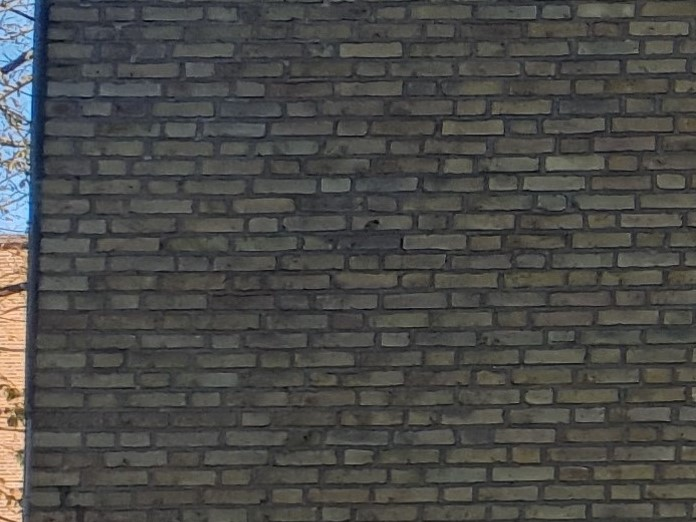
#> input picture croppedimages/bricks.jpg, 696 x 522 px
$ python image_edge_detection.py croppedimages/bricks.jpg   (Python 2 division)
#> lines starting #> are read from the running program, lines starting #| are printed output that depends on the picture; after the words box and inside, x2 and y2 are one past the last pixel; in counts of white or black regions, pixels touching at a corner belong together
import cv2
import numpy as np
import math
import sys
from matplotlib import pyplot as plt

inputimage ='croppedimages/bricks.jpg'

orig_image = cv2.imread(inputimage)
#> orig_image is the input picture: shape (522, 696, 3); mean B, G, R 71.6, 73.7, 73.5
img = cv2.imread(inputimage,0)
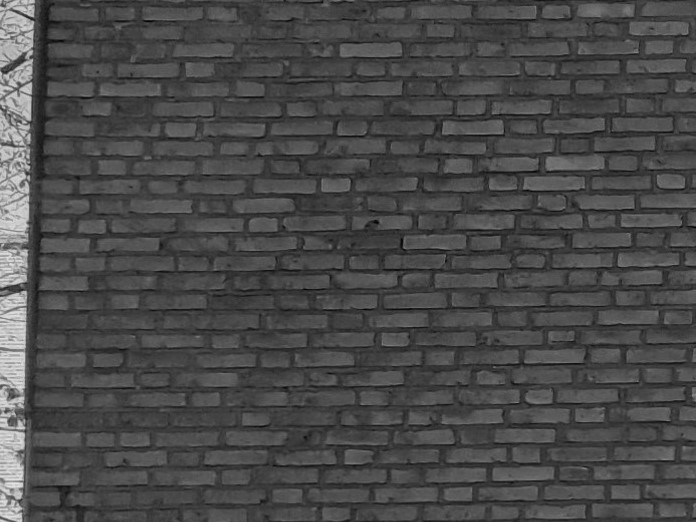
#> img: shape (522, 696); min 0, max 231, mean 73.4
blurred = cv2.GaussianBlur(img, (3, 3), 0)


#---- apply automatic Canny edge detection using the computed median----
v = np.median(img)
#> v = 71
sigma=0.33
lower = int(max(0, (1.0 - sigma) * v))
#> lower = 47
upper = int(min(255, (1.0 + sigma) * v))
#> upper = 94

#----- Otsu method for edge detection
high_thresh, thresh_im = cv2.threshold(img, 0, 255, cv2.THRESH_BINARY + cv2.THRESH_OTSU)
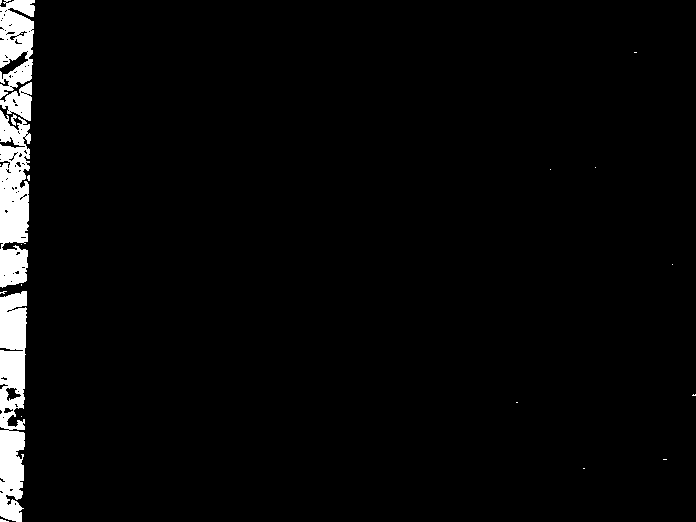
#> thresh_im: shape (522, 696); 3.4% white; 21 white regions (16 under 20 px), largest, box (x1, y1, x2, y2) and area: (0, 291, 27, 522) 4921, (0, 110, 31, 288) 4143, (0, 0, 35, 99) 2365, (0, 82, 32, 121) 682, (11, 114, 17, 126) 39
#> high_thresh = 124
lowThresh = 0.5*high_thresh
#> lowThresh = 62

# Canny edge detection with blurred image
blurrededges = cv2.Canny(blurred, lower, upper)
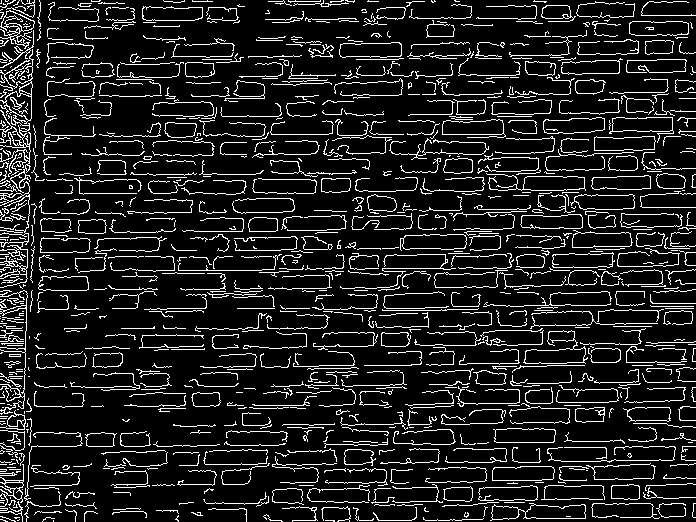
#> blurrededges: shape (522, 696); 12.1% white in thin lines or dots
# canny edge detection with gray scaled image
greyedges = cv2.Canny(img, lower, upper)
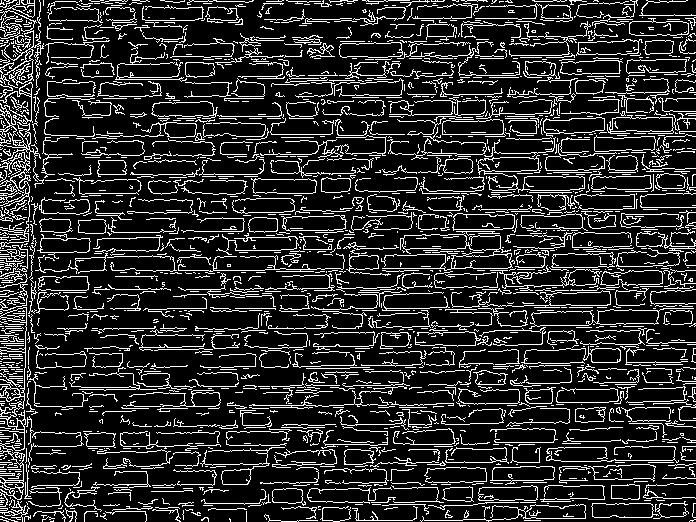
#> greyedges: shape (522, 696); 16.6% white in thin lines or dots


# [7 lines of commented-out code are left out]
minLineLength = 100
maxLineGap = 500
lines = cv2.HoughLinesP(image=greyedges,rho=1,theta=np.pi/180, threshold=100,
lines=np.array([]),minLineLength=minLineLength,maxLineGap=maxLineGap)
#> lines = 239 rows, first 6: [1, 1, 685, 1], [7, 270, 695, 270], [1, 308, 693, 308], [2, 328, 646, 328], [2, 412, 693, 400], [3, 300, 689, 288]
if lines is not None:
	no_lines=0
	for line in lines:
		for x1,y1,x2,y2 in line:
		    # print "From (%d, %d) to (%d, %d)" % (x1,y1,x2,y2)
		    # Calculate line angle
		    angleDeg = abs(math.atan2(y2-y1,x2-x1)*180/np.pi)
		    # Only include line with angles > 80 degrees (almost vertical)
		    if angleDeg > 80:
			cv2.line(orig_image,(x1,y1),(x2,y2),(0,0,255),2)
			no_lines = no_lines + 1
#> this loop made 239 passes
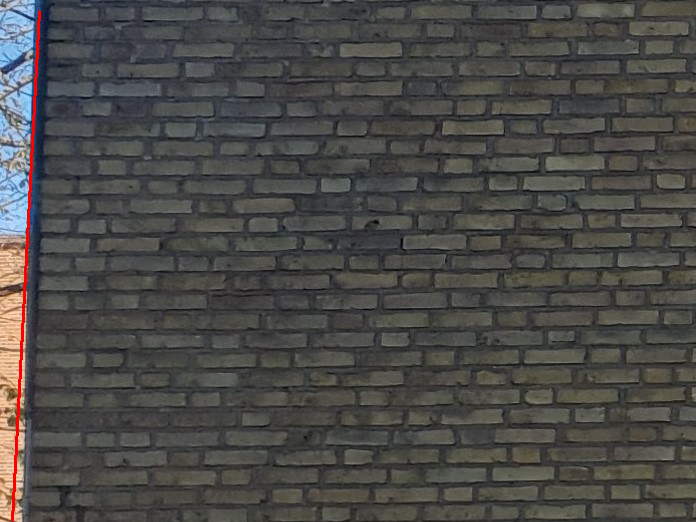
#> orig_image: shape (522, 696, 3); 0.42% of pixels changed, all inside (x1, y1, x2, y2) = (11, 10, 41, 522)
#> after the loop, no_lines = 1
	print "Number of vertical lines: %d" % no_lines
#| Number of vertical lines: 1

# Show images
cv2.namedWindow('Hough',cv2.WINDOW_NORMAL)
cv2.namedWindow('Canny',cv2.WINDOW_NORMAL)
cv2.resizeWindow('Hough', 720,720/16*9)
cv2.resizeWindow('Canny', 720,720/16*9)
cv2.imshow('Hough', orig_image)
cv2.imshow('Canny', greyedges)

cv2.waitKey(0)


cv2.destroyAllWindows()


# [7 lines of commented-out code are left out]
